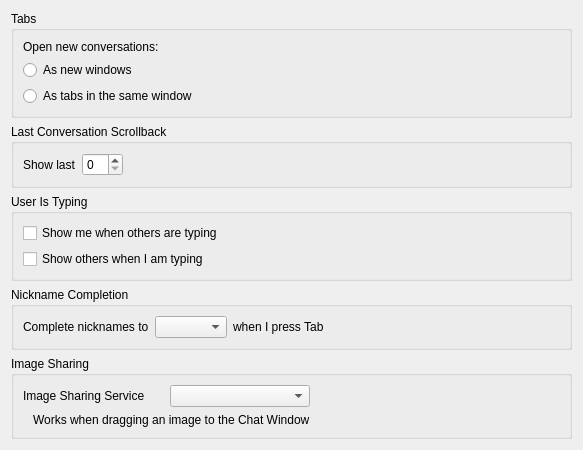
<?xml version="1.0" encoding="UTF-8"?>
<ui version="4.0">
 <class>BehaviorConfigUi</class>
 <widget class="QWidget" name="BehaviorConfigUi">
  <property name="geometry">
   <rect>
    <x>0</x>
    <y>0</y>
    <width>583</width>
    <height>403</height>
   </rect>
  </property>
  <layout class="QVBoxLayout" name="verticalLayout">
   <item>
    <widget class="KButtonGroup" name="newTabGroup">
     <property name="title">
      <string>Tabs</string>
     </property>
     <layout class="QVBoxLayout" name="verticalLayout_3">
      <item>
       <widget class="QLabel" name="label">
        <property name="text">
         <string>Open new conversations:</string>
        </property>
       </widget>
      </item>
      <item>
       <widget class="QRadioButton" name="radioNew">
        <property name="text">
         <string>As new windows</string>
        </property>
        <attribute name="buttonGroup">
         <string notr="true">newTabButtonGroup</string>
        </attribute>
       </widget>
      </item>
      <item>
       <widget class="QRadioButton" name="radioZero">
        <property name="text">
         <string>As tabs in the same window</string>
        </property>
        <attribute name="buttonGroup">
         <string notr="true">newTabButtonGroup</string>
        </attribute>
       </widget>
      </item>
     </layout>
    </widget>
   </item>
   <item>
    <widget class="KButtonGroup" name="scrollbackGroup">
     <property name="title">
      <string>Last Conversation Scrollback</string>
     </property>
     <layout class="QGridLayout" name="gridLayout">
      <item row="0" column="0">
       <widget class="QLabel" name="label_p1">
        <property name="text">
         <string extracomment="First part of &quot;Show last %1 messages&quot; string">Show last</string>
        </property>
       </widget>
      </item>
      <item row="0" column="1">
       <widget class="KIntSpinBox" name="scrollbackLength"/>
      </item>
      <item row="0" column="2">
       <spacer name="horizontalSpacer">
        <property name="orientation">
         <enum>Qt::Horizontal</enum>
        </property>
        <property name="sizeHint" stdset="0">
         <size>
          <width>40</width>
          <height>20</height>
         </size>
        </property>
       </spacer>
      </item>
     </layout>
    </widget>
   </item>
   <item>
    <widget class="KButtonGroup" name="typingGroup">
     <property name="title">
      <string>User Is Typing</string>
     </property>
     <layout class="QVBoxLayout" name="verticalLayout_7">
      <item>
       <widget class="QCheckBox" name="checkBoxShowOthersTyping">
        <property name="text">
         <string>Show me when others are typing</string>
        </property>
       </widget>
      </item>
      <item>
       <widget class="QCheckBox" name="checkBoxShowMeTyping">
        <property name="text">
         <string>Show others when I am typing</string>
        </property>
       </widget>
      </item>
     </layout>
    </widget>
   </item>
   <item>
    <widget class="KButtonGroup" name="nicknameCompletionGroup">
     <property name="title">
      <string>Nickname Completion</string>
     </property>
     <layout class="QGridLayout" name="gridLayout_2">
      <item row="0" column="1">
       <widget class="QComboBox" name="nicknameCompletionStyle"/>
      </item>
      <item row="0" column="0">
       <widget class="QLabel" name="label_2">
        <property name="text">
         <string>Complete nicknames to</string>
        </property>
       </widget>
      </item>
      <item row="0" column="3">
       <spacer name="horizontalSpacer_2">
        <property name="orientation">
         <enum>Qt::Horizontal</enum>
        </property>
        <property name="sizeHint" stdset="0">
         <size>
          <width>40</width>
          <height>20</height>
         </size>
        </property>
       </spacer>
      </item>
      <item row="0" column="2">
       <widget class="QLabel" name="label_3">
        <property name="text">
         <string>when I press Tab</string>
        </property>
       </widget>
      </item>
     </layout>
    </widget>
   </item>
   <item>
    <widget class="KButtonGroup" name="kbuttongroup">
     <property name="title">
      <string>Image Sharing</string>
     </property>
     <layout class="QGridLayout" name="gridLayout_3" columnstretch="0,0,0">
      <item row="0" column="1">
       <widget class="QComboBox" name="imageSharingService"/>
      </item>
      <item row="0" column="0">
       <widget class="QLabel" name="label_4">
        <property name="text">
         <string>Image Sharing Service</string>
        </property>
       </widget>
      </item>
      <item row="0" column="2">
       <spacer name="horizontalSpacer_3">
        <property name="orientation">
         <enum>Qt::Horizontal</enum>
        </property>
        <property name="sizeHint" stdset="0">
         <size>
          <width>40</width>
          <height>20</height>
         </size>
        </property>
       </spacer>
      </item>
      <item row="1" column="0" colspan="2">
       <widget class="QLabel" name="label_5">
        <property name="styleSheet">
         <string notr="true">font: 8pt &quot;Sans Serif&quot;;</string>
        </property>
        <property name="text">
         <string>Works when dragging an image to the Chat Window</string>
        </property>
        <property name="alignment">
         <set>Qt::AlignLeading|Qt::AlignLeft|Qt::AlignVCenter</set>
        </property>
        <property name="indent">
         <number>10</number>
        </property>
       </widget>
      </item>
     </layout>
    </widget>
   </item>
   <item>
    <spacer name="verticalSpacer">
     <property name="orientation">
      <enum>Qt::Vertical</enum>
     </property>
     <property name="sizeHint" stdset="0">
      <size>
       <width>20</width>
       <height>40</height>
      </size>
     </property>
    </spacer>
   </item>
  </layout>
 </widget>
 <customwidgets>
  <customwidget>
   <class>KButtonGroup</class>
   <extends>QGroupBox</extends>
   <header>kbuttongroup.h</header>
   <container>1</container>
  </customwidget>
  <customwidget>
   <class>KIntSpinBox</class>
   <extends>QSpinBox</extends>
   <header>knuminput.h</header>
  </customwidget>
 </customwidgets>
 <resources/>
 <connections/>
 <buttongroups>
  <buttongroup name="newTabButtonGroup"/>
 </buttongroups>
</ui>
